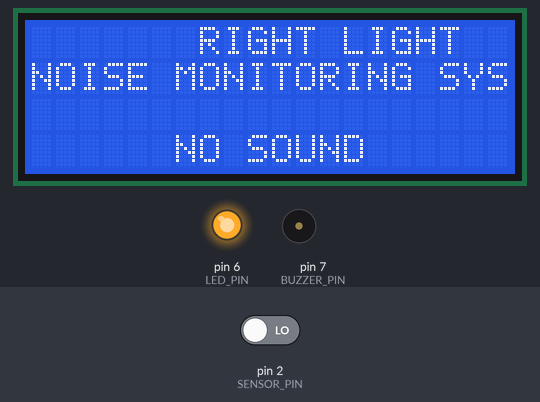
The sketch below on a simulated Arduino Uno, built with avr-gcc and run on an emulated ATmega328P. Parts: 20×4 character LCD, output pins drawn as LEDs (lit = HIGH), buzzer (waves = sounding, pin HIGH). The test bench sets the inputs (shaded band); at power-on: pin 2 (SENSOR_PIN) LOW.

Above: at 1.2 s.
1.3 s: pin 2 (SENSOR_PIN) driven HIGH
At 2.3 s:
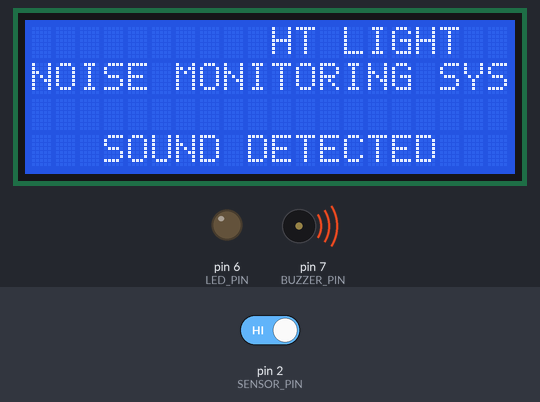
2.8 s: pin 2 (SENSOR_PIN) driven LOW
At 3.3 s:
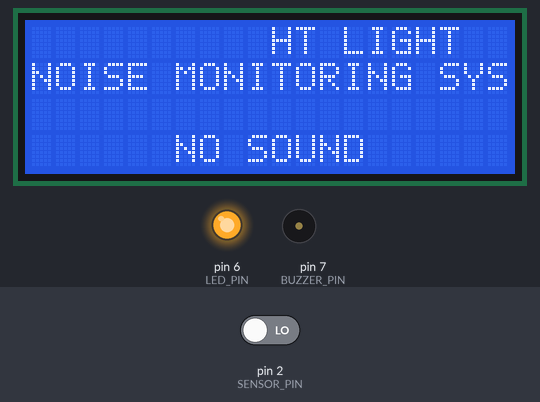
Timing chart, 0 to 5.8 s (numbered marks = the images above; inputs shaded):
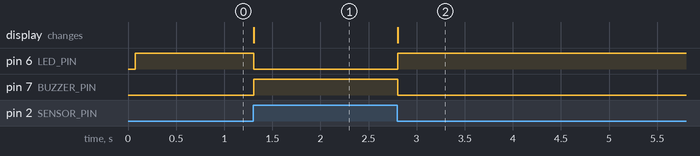

Measured:
- after the input at 1.3 s, pin 6 (LED_PIN): HIGH → LOW at once; pin 7 (BUZZER_PIN): LOW → HIGH at once; the display: changes at once (image 1)
- after the input at 2.8 s, pin 6 (LED_PIN): LOW → HIGH at once; pin 7 (BUZZER_PIN): HIGH → LOW at once; the display: changes at once (image 2)

The sketch:

Noise_Detection_Codebasic.ino
```cpp
// include the library code:
#include <LiquidCrystal.h>

//LiquidCrystal lcd(rs, en, d4, d5, d6, d7);
  LiquidCrystal lcd(13, 12, 11, 10,  9,  8);

const int SENSOR_PIN = 2;
const int BUZZER_PIN = 7;
const int LED_PIN = 6;

void setup ()
{
  pinMode (SENSOR_PIN, INPUT); // Set the Sensor pin as INPUT
  pinMode(BUZZER_PIN, OUTPUT);  // Set the BUZZER pin as OUTPUT
  pinMode(LED_PIN, OUTPUT);  // Set the LED pin as OUTPUT

  lcd.begin(20, 4); // set up the LCD's number of columns and rows:
  lcd.setCursor(0,0); // set the cursor position:
  lcd.print("  THE BRIGHT LIGHT    ");
  lcd.setCursor(0,1);
  lcd.print("NOISE MONITORING SYS             ");
  lcd.setCursor(0, 3);
  lcd.print("      NO SOUND             ");
}
void loop ()
{
  int Sensor_Val = digitalRead(SENSOR_PIN);  //get reading from microphone
  if (Sensor_Val == HIGH) //If Sound Sensor Detected the Sound
  {
    lcd.setCursor(0, 3);
    lcd.print("   SOUND DETECTED             ");
    digitalWrite(BUZZER_PIN, HIGH);
    digitalWrite(LED_PIN, LOW);
  }
  else
  {
    lcd.setCursor(0, 3);
    lcd.print("      NO SOUND             ");
    digitalWrite(BUZZER_PIN, LOW);
    digitalWrite(LED_PIN, HIGH);
  }
}
```
